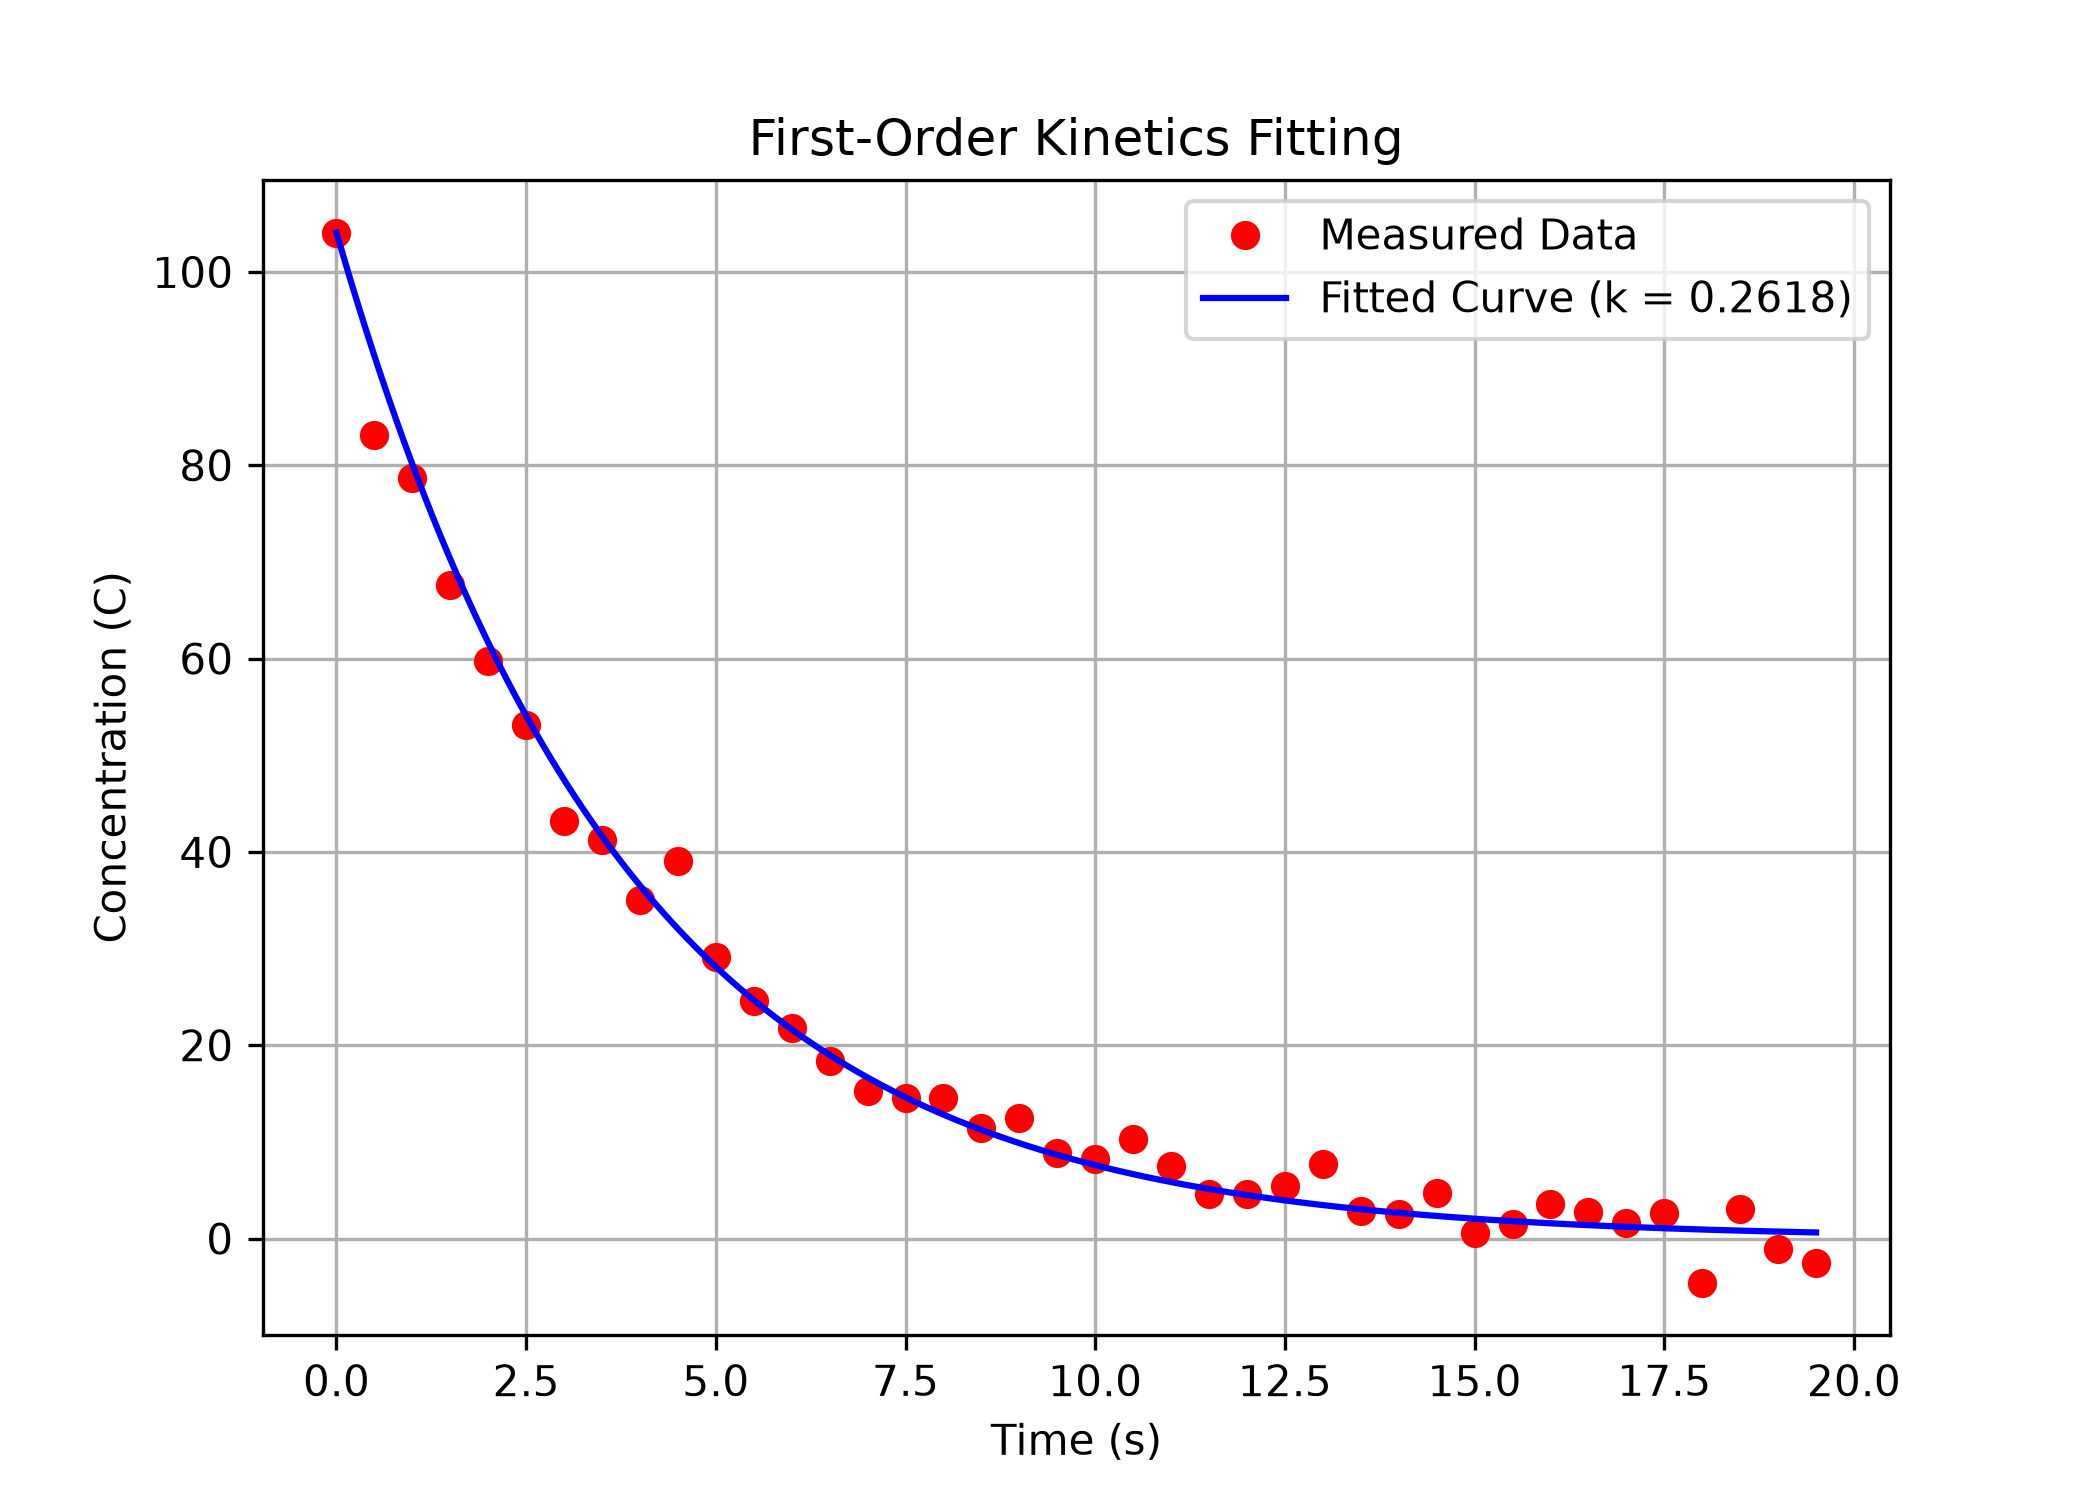

This figure's Python source:
import matplotlib.pyplot as plt
import numpy as np
from scipy.optimize import minimize

# 1. Read kinetics.csv (time, concentration)
data = np.loadtxt("kinetics.csv", delimiter=",", skiprows=1)
time = data[:, 0]
C_measured = data[:, 1]

# Set C0 to the first measured value
C0 = C_measured[0]


# 2. Objective function: total squared error(k)
def total_error(k):
    C_predicted = C0 * np.exp(-k * time)
    return np.sum((C_measured - C_predicted) ** 2)


# 3. Minimise error(k) with SLSQP, bounds=[(0, 5)], x0=0.5
result = minimize(total_error, x0=[0.5], method="SLSQP", bounds=[(0, 5)])
fitted_k = result.x[0]

# Print fitted k
print(f"Fitted rate constant k: {fitted_k:.4f}")

# 4. Plot data and fitted curve
t_dense = np.linspace(time.min(), time.max(), 200)
C_fitted = C0 * np.exp(-fitted_k * t_dense)

plt.figure(figsize=(7, 5))
plt.plot(time, C_measured, "o", label="Measured Data", color="red")
plt.plot(
    t_dense,
    C_fitted,
    "-",
    label=f"Fitted Curve (k = {fitted_k:.4f})",
    color="blue",
)
plt.xlabel("Time (s)")
plt.ylabel("Concentration (C)")
plt.title("First-Order Kinetics Fitting")
plt.legend()
plt.grid(True)

# Save kinetics.png
plt.savefig("kinetics.png", dpi=300)
plt.show()
